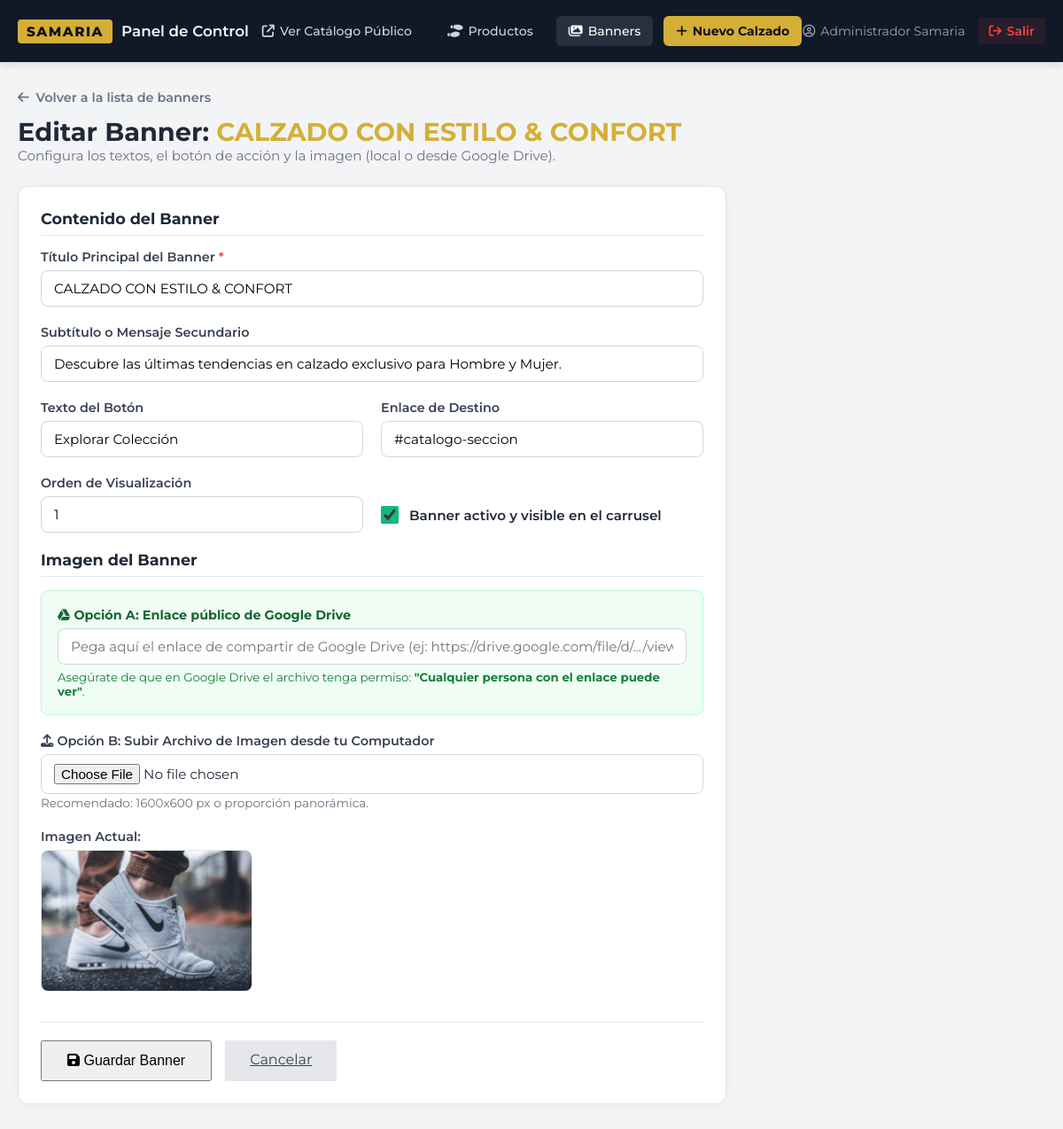
The page /admin/banners/editar/1 (signed in) on the database its author committed.
### tables this page shows
CREATE TABLE banners (
    id INTEGER PRIMARY KEY AUTOINCREMENT,
    titulo TEXT NOT NULL,
    subtitulo TEXT,
    texto_boton TEXT DEFAULT 'Explorar Colección',
    enlace_url TEXT DEFAULT '#catalogo-seccion',
    imagen_url TEXT NOT NULL,
    origen TEXT NOT NULL DEFAULT 'local', -- 'local', 'drive', 'url'
    orden INTEGER NOT NULL DEFAULT 0,
    activo INTEGER NOT NULL DEFAULT 1,
    fecha_creacion DATETIME NOT NULL DEFAULT CURRENT_TIMESTAMP
);

### app/routes/admin.py (the view, shortened to what this page needs)
@admin_bp.route('/banners/editar/<int:banner_id>', methods=['GET', 'POST'], strict_slashes=False)
@login_required
def banner_edit(banner_id):
    banner = BannerModel.get_by_id(banner_id)
    if not banner:
        flash('El banner no existe.', 'danger')
        return redirect(url_for('admin.banners_list'))
    return render_template('admin/banner_form.html', banner=banner)

### app/database.py (called while the page is built)
def get_db():
    if 'db' not in g:
        db_path = current_app.config['DATABASE']
        os.makedirs(os.path.dirname(db_path), exist_ok=True)
        g.db = sqlite3.connect(
            db_path,
            detect_types=sqlite3.PARSE_DECLTYPES
        )
        g.db.row_factory = sqlite3.Row
        g.db.execute('PRAGMA foreign_keys = ON;')
    return g.db

def query_db(query, args=(), one=False):
    cur = get_db().execute(query, args)
    rv = cur.fetchall()
    cur.close()
    return (rv[0] if rv else None) if one else rv

### app/models/banner.py (called while the page is built)
    @staticmethod
    def get_by_id(banner_id):
        return query_db('SELECT * FROM banners WHERE id = ?', [banner_id], one=True)

### app/routes/auth.py (called while the page is built)
def login_required(f):
    @wraps(f)
    def decorated_function(*args, **kwargs):
        if 'user_id' not in session:
            flash('Por favor inicie sesión para acceder al panel de administración.', 'warning')
            return redirect(url_for('auth.login', next=request.url))
        return f(*args, **kwargs)
    return decorated_function

### app/templates/admin/banner_form.html (shortened to what this page needs)
{% extends 'admin/base_admin.html' %}
{% block content %}
<div class="product-form-container">
    <div class="form-header">
        <a href="{{ url_for('admin.banners_list') }}" class="back-link">
            <i class="fa-solid fa-arrow-left"></i> Volver a la lista de banners
        </a>
        <h1 class="page-title">
            {% if banner %}Editar Banner: <span class="text-gold">{{ banner.titulo }}</span>{% else %}Crear Nuevo Banner{% endif %}
        </h1>
        <p class="page-subtitle">Configura los textos, el botón de acción y la imagen (local o desde Google Drive).</p>
    </div>
    <div class="admin-card" style="max-width: 800px;">
        <form action="{% if banner %}{{ url_for('admin.banner_edit', banner_id=banner.id) }}{% else %}{{ url_for('admin.banner_new') }}{% endif %}"
              method="POST"
              enctype="multipart/form-data">
            <div class="form-section-title">Contenido del Banner</div>
            <div class="form-group">
                <label for="titulo" class="form-label required">Título Principal del Banner</label>
                <input type="text"
                       id="titulo"
                       name="titulo"
                       class="form-control"
                       value="{{ banner.titulo if banner else '' }}"
                       placeholder="Ej: NUEVA COLECCIÓN 2026 / DESCUENTOS DE TEMPORADA"
                       required>
            </div>
            <div class="form-group">
                <label for="subtitulo" class="form-label">Subtítulo o Mensaje Secundario</label>
                <input type="text"
                       id="subtitulo"
                       name="subtitulo"
                       class="form-control"
                       value="{{ banner.subtitulo if banner else '' }}"
                       placeholder="Ej: Descubre la elegancia y confort que tus pasos merecen.">
            </div>
            <div class="form-row-2">
                <div class="form-group">
                    <label for="texto_boton" class="form-label">Texto del Botón</label>
                    <input type="text"
                           id="texto_boton"
                           name="texto_boton"
                           class="form-control"
                           value="{{ banner.texto_boton if banner else 'Explorar Colección' }}"
                           placeholder="Ej: Explorar Colección, Ver Promociones...">
                </div>
                <div class="form-group">
                    <label for="enlace_url" class="form-label">Enlace de Destino</label>
                    <input type="text"
                           id="enlace_url"
                           name="enlace_url"
                           class="form-control"
                           value="{{ banner.enlace_url if banner else '#catalogo-seccion' }}"
                           placeholder="Ej: /categoria/nuevo, /categoria/promo, #catalogo-seccion">
                </div>
            </div>
            <div class="form-row-2">
                <div class="form-group">
                    <label for="orden" class="form-label">Orden de Visualización</label>
                    <input type="number"
                           id="orden"
                           name="orden"
                           class="form-control"
                           value="{{ banner.orden if banner else 0 }}"
                           min="0">
                </div>
                <div class="form-group" style="display:flex; align-items:flex-end;">
                    <label class="switch-toggle-label" style="margin-bottom:10px;">
                        <input type="checkbox" name="activo" value="1" {% if not banner or banner.activo == 1 %}checked{% endif %}>
                        <span class="switch-text">Banner activo y visible en el carrusel</span>
                    </label>
                </div>
            </div>
            <div class="form-section-title mt-4">Imagen del Banner</div>
            <div class="form-group" style="background: #f0fdf4; border: 1.5px solid #bbf7d0; padding: 18px; border-radius: 8px;">
                <label for="drive_link" class="form-label" style="color: #166534; font-weight:700;">
                    <i class="fa-brands fa-google-drive"></i> Opción A: Enlace público de Google Drive
                </label>
                <input type="text"
                       id="drive_link"
                       name="drive_link"
                       class="form-control"
                       value="{% if banner and banner.origen == 'drive' %}{{ banner.imagen_url }}{% endif %}"
                       placeholder="Pega aquí el enlace de compartir de Google Drive (ej: https://drive.google.com/file/d/.../view)">
                <small style="color: #15803d; display:block; margin-top:6px;">
                    Asegúrate de que en Google Drive el archivo tenga permiso: <strong>"Cualquier persona con el enlace puede ver"</strong>.
                </small>
            </div>
            <div class="form-group">
                <label class="form-label"><i class="fa-solid fa-upload"></i> Opción B: Subir Archivo de Imagen desde tu Computador</label>
                <input type="file"
                       name="imagen_archivo"
                       accept="image/png, image/jpeg, image/jpg, image/webp"
                       class="form-control">
                <small class="form-help-text">Recomendado: 1600x600 px o proporción panorámica.</small>
            </div>
            {% if banner %}
                <div class="form-group">
                    <label class="form-label">Imagen Actual:</label>
                    <div>
                        <img src="{{ banner.imagen_url|img_url(banner.origen) }}"
                             alt="Banner actual"
                             style="max-width: 100%; height: 160px; object-fit: cover; border-radius: 8px; border: 1px solid var(--admin-border);">
                    </div>
                </div>
            {% endif %}
            <div class="form-actions-bar">
                <button type="submit" class="btn btn-primary btn-lg">
                    <i class="fa-solid fa-floppy-disk"></i> Guardar Banner
                </button>
                <a href="{{ url_for('admin.banners_list') }}" class="btn btn-secondary btn-lg">Cancelar</a>
            </div>
        </form>
    </div>
</div>
{% endblock %}

### app/static/css/admin.css (style rules this page uses)
:root { --admin-bg: #f3f4f6; --admin-sidebar: #111827; --admin-primary: #1f2937; --admin-accent: #d4af37; --admin-card: #ffffff; --admin-border: #e5e7eb; --admin-text: #1f2937; --admin-muted: #6b7280; --admin-success: #10b981; --admin-danger: #ef4444; --admin-warning: #f59e0b; }
* { margin: 0; padding: 0; box-sizing: border-box; }
body.admin-body { font-family: 'Montserrat', sans-serif; background-color: var(--admin-bg); color: var(--admin-text); min-height: 100vh; display: flex; flex-direction: column; }
.page-title { font-size: 1.8rem; font-weight: 700; color: var(--admin-primary); }
.page-subtitle { font-size: 0.95rem; color: var(--admin-muted); }
.admin-card { background: var(--admin-card); border-radius: 12px; border: 1px solid var(--admin-border); box-shadow: 0 2px 10px rgba(0,0,0,0.04); padding: 25px; margin-bottom: 30px; }
.form-header { margin-bottom: 25px; }
.back-link { display: inline-flex; align-items: center; gap: 8px; color: var(--admin-muted); font-size: 0.9rem; font-weight: 600; margin-bottom: 12px; text-decoration: none; }
.form-section-title { font-size: 1.1rem; font-weight: 700; color: var(--admin-primary); margin-bottom: 15px; padding-bottom: 8px; border-bottom: 1px solid var(--admin-border); }
.form-group { margin-bottom: 20px; }
.form-row-2 { display: grid; grid-template-columns: 1fr 1fr; gap: 20px; }
.form-label { display: block; font-weight: 600; font-size: 0.9rem; margin-bottom: 6px; color: #374151; }
.form-label.required::after { content: ' *'; color: #ef4444; }
.form-control { width: 100%; padding: 10px 14px; border: 1px solid #d1d5db; border-radius: 8px; font-size: 0.95rem; font-family: inherit; }
.form-help-text { font-size: 0.85rem; color: var(--admin-muted); margin-bottom: 12px; }
.switch-toggle-label { display: flex; align-items: center; gap: 12px; cursor: pointer; }
.switch-toggle-label input { width: 20px; height: 20px; accent-color: var(--admin-success); }
.switch-text { font-weight: 600; font-size: 0.95rem; }
.form-actions-bar { display: flex; gap: 15px; margin-top: 30px; padding-top: 20px; border-top: 1px solid var(--admin-border); }
.btn-lg { padding: 12px 28px; font-size: 1rem; }
.btn-secondary { background: #e5e7eb; color: #374151; }
.text-gold { color: var(--admin-accent); }

### rows shown on the page
banners: titulo "CALZADO CON ESTILO & CONFORT", subtitulo "Descubre las últimas tendencias en calzado exclusivo para Hombre y Mujer.", texto_boton "Explorar Colección", enlace_url "#catalogo-seccion", orden "1", activo "☑", imagen_url|img_url (picture)

### other values the page prints
{{ session.get('user_nombre', 'Administrador') }} "Administrador Samaria"
